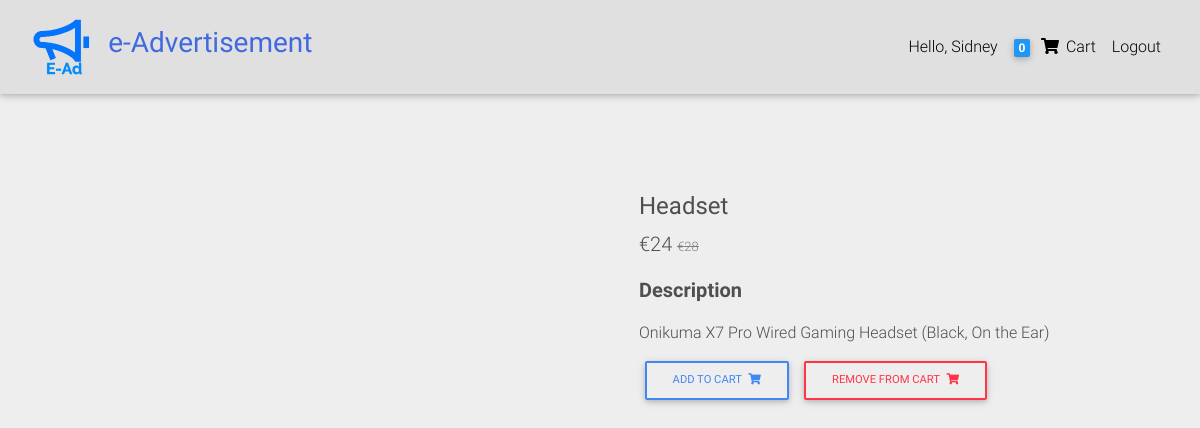
/product/headset/ (signed in), run on the app's committed database.
### catalog/models.py (models this page shows, shortened)
class Order(models.Model):
    user = models.ForeignKey(User, on_delete=models.CASCADE)
    items = models.ManyToManyField(OrderItem)
    address = models.ForeignKey(
        "Address", on_delete=models.SET_NULL, blank=True, null=True)
    payment = models.ForeignKey(
        "Payment", on_delete=models.SET_NULL, blank=True, null=True)
    coupon = models.ForeignKey(
        "Coupon", on_delete=models.SET_NULL, blank=True, null=True)
    ordered = models.BooleanField(default=False)
    start_date = models.DateTimeField(auto_now_add=True)
    ordered_date = models.DateTimeField()

class Item(models.Model):
    title = models.CharField(max_length=200)
    price = models.IntegerField()
    discount_price = models.IntegerField(blank=True, null=True)
    slug = models.SlugField()
    status = models.CharField(max_length=200)
    category = models.CharField(choices=CATEGORY_CHOICES, max_length=2)
    label = models.CharField(choices=LABEL_CHOICES, max_length=2)
    description = models.TextField()
    image = models.ImageField(default='default.jpg', upload_to='productImages')
    def get_add_to_cart_url(self):
        return reverse('add_to_cart', kwargs={'slug': self.slug})
    def get_remove_from_cart_url(self):
        return reverse('remove_from_cart', kwargs={'slug': self.slug})

### catalog/views.py (the view)
# urls.py: path('product/<slug>/', ProductDetail.as_view(), name='product'),
class ProductDetail(DetailView):
    model = Item
    template_name = 'product.html'

### catalog/templatetags/cart_template_tags.py (called while the page is built)
@register.filter
def cart_item_count(user):
    if user.is_authenticated:
        qs = Order.objects.filter(user=user, ordered=False)
        if qs.exists():
            order = qs[0]
            return order.items.count()
    return 0

### templates/product.html (shortened to what this page needs)
{% extends 'base.html' %}
{% block content %}
<main class="mt-5 pt-4">
  <div class="container dark-grey-text mt-5">
    <div class="row wow fadeIn">
      <div class="col-md-6 mb-4">
      </div>
      <div class="col-md-6 mb-4">
        <div class="p-4">
          <div class="mb-3">
          <h4 class="mt-3"><strong>{{object.title}}</strong></h4>
          <p class="lead">
            <span class="mr-1">
              {% if object.discount_price %}
                <span>€{{object.discount_price}}</span>
                <span style="font-size: small; color: gray"><del>€{{object.price}}</del></span>
              {% else %}
                <span>€{{object.price}}</span>
              {% endif %}
            </span>
          </p>
          </div>
          <p class="lead font-weight-bold">Description</p>
          <p>{{object.description}}</p>
            <a href="{{object.get_add_to_cart_url}}" class="btn btn-outline-primary btn-md my-0 p" type="submit">Add to cart
            <i class="fas fa-shopping-cart ml-1"></i>
          </a>
          <a href="{{object.get_remove_from_cart_url}}" class="btn btn-outline-danger btn-md my-0 p" type="submit">Remove from cart
            <i class="fas fa-shopping-cart ml-1"></i>
          </a>
        </div>
      </div>
    </div>
  </div>
</main>
{% endblock content %}

### templates/base.html (shortened to what this page needs)
{% load static %}
{% load cart_template_tags %}
<!DOCTYPE html>
<html lang="en">
<head>
  <link rel="stylesheet" href="https://use.fontawesome.com/releases/v5.11.2/css/all.css">
  <link href="{% static 'css/bootstrap.min.css' %}" rel="stylesheet">
  <link href="{% static 'css/mdb.min.css' %}" rel="stylesheet">
  <link href="{% static 'css/style.min.css' %}" rel="stylesheet">
</head>
<body style="background-color: #EEE;">
<nav class="navbar fixed-top navbar-expand-lg navbar-light bg-light scrolling-navbar">
<div class="container-fluid">
    <a class="navbar-brand waves-effect" href="{% url 'home' %}">
      <img class="ml-0 pl-0" style="height: 60px;" src="{% static 'logo-black.svg' %}" alt="Logo">
    </a>
    <h3 style="color:royalblue;"><strong>e-Advertisement</strong></h3>
    <div class="collapse navbar-collapse" id="navbarSupportedContent">
    <ul class="navbar-nav nav-flex-icons">
      {% if request.user.is_authenticated %}
        <li class="nav-item">
          <a class="nav-link waves-effect" href="#">Hello, {{request.user.username}}
          </a>
        </li>
        <li class="nav-item">
        <a href="{% url 'order_summary' %}" class="nav-link waves-effect">
            <span class="badge blue z-depth-1 mr-1">{{ request.user|cart_item_count}}</span>
            <i class="fas fa-shopping-cart"></i>
            <span class="clearfix d-none d-sm-inline-block"> Cart </span>
        </a>
        </li>
         <li class="nav-item">
          <a class="nav-link waves-effect" href="{% url 'account_logout' %}">Logout
          </a>
        </li>
      {% endif %}
    </ul>
    </div>
</div>
</nav>
<div class="p-3 text-center"></div>
{% block content %}
{% endblock content %}
</body>
</html>

### templates/base.html (style rules this page uses)
html, body, header, .carousel { height: 60vh; }

### data on the page
Item: title "Headset", discount_price "24", price "28", description "Onikuma X7 Pro Wired Gaming Headset (Black, On the Ear)"

### other printed values
{{ request.user.username }} "Sidney"
{{ request.user|cart_item_count }} "0"
